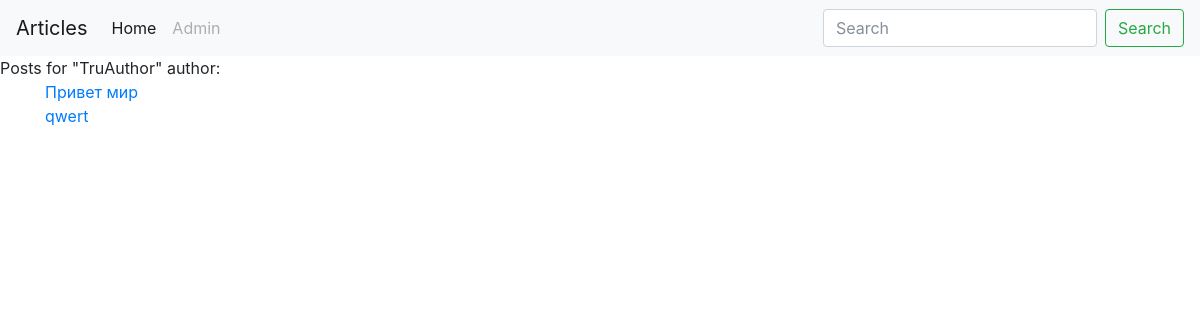
The app's page /articles/author/posts/2 (signed in), older data.
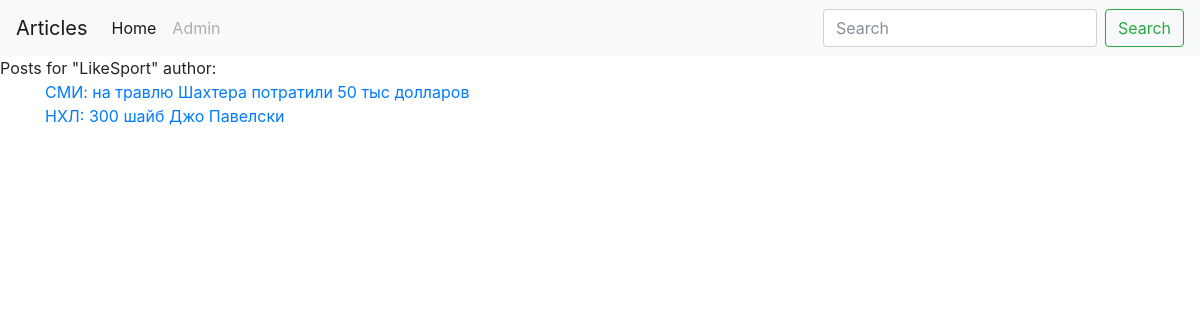
The same page, newer data.
### models.py (models this page shows, shortened)
class User(db.Model, UserMixin):
    id = db.Column(db.Integer, primary_key=True)
    nickname = db.Column(db.String(64), index=True, unique=True)
    email = db.Column(db.String(100), unique=True)
    password = db.Column(db.String(255))
    active = db.Column(db.Boolean())
    articles = db.relationship('Post', lazy=True, secondary=authors_join, backref=db.backref('author', lazy='dynamic'))
    roles = db.relationship('Role', secondary=roles_users, backref=db.backref('user', lazy='dynamic'))

class Post(db.Model):
    id = db.Column(db.Integer, primary_key = True)
    title = db.Column(db.String(140))
    slug = db.Column(db.String(140), unique=True)
    body = db.Column(db.Text)
    timestamp = db.Column(db.DateTime, default=datetime.now())
    authors = db.relationship('User', secondary=authors_join, lazy='joined',
                              backref=db.backref('post',
                                                 lazy='dynamic'))
    tags = db.relationship('Tag', secondary=post_tags,
                           backref= db.backref('post',
                                               lazy='dynamic'))#определяем тип возвразаемых данных

### posts/blueprint.py (the view)
@posts.route('/author/posts/<id>')
def author_detail(id):
    posts = Post.query.join(User.articles).filter(User.id == id)
    print(posts)
    author = User.query.get(id)
    return render_template('posts/authors_detail.html', posts=posts, author=author)

### posts/templates/posts/authors_detail.html (shortened to what this page needs)
{% extends 'base.html' %}
{% block content_title %}
    Posts for "{{ author.nickname }}" author:
{% endblock %}
{% block content %}
    {% for post in posts %}
        <div class="post">
            <a href="{{ url_for('posts.post_detail', slug = post.slug) }}">{{ post.title }}</a>
        </div>
    {% endfor %}
{% endblock %}

Row changes from the older to the newer data that the page shows:
no longer on this page (row edited): Post: title "Привет мир"
no longer on this page (row edited): Post: title "qwert"
changed User: nickname "TruAuthor" → "LikeSport"
now on this page (row edited): Post: title "СМИ: на травлю Шахтера потратили 50 тыс долларов"
now on this page (row edited): Post: title "НХЛ: 300 шайб Джо Павелски"
